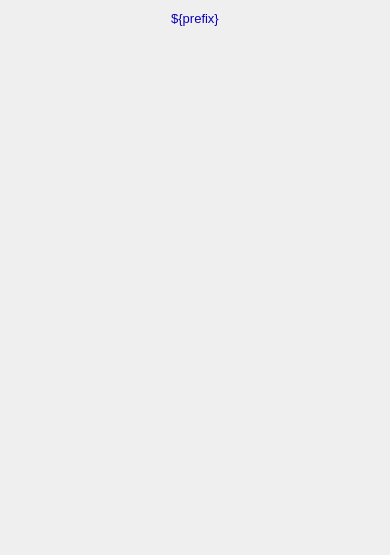
<?xml version="1.0" ?>
<ui version="4.0">
  <class>Dialog</class>
  <widget class="QWidget" name="screen">
    <property name="geometry">
      <rect>
        <x>159</x>
        <y>196</y>
        <width>390</width>
        <height>555</height>
      </rect>
    </property>
    <property name="styleSheet">
      <string notr="true">QWidget#screen {
  color: rgb(0, 0, 0);
  background-color: rgb(187, 187, 187);
  }</string>
    </property>
    <property name="windowTitle">
      <string>NDStdArrays</string>
    </property>
    <widget class="PyDMDrawingRectangle" name="rectangle">
      <property name="geometry">
        <rect>
          <x>0</x>
          <y>5</y>
          <width>390</width>
          <height>25</height>
        </rect>
      </property>
      <property name="brush" stdset="0">
        <brush brushstyle="SolidPattern">
          <color alpha="255">
            <red>218</red>
            <green>218</green>
            <blue>218</blue>
          </color>
        </brush>
      </property>
      <property name="penStyle" stdset="0">
        <enum>Qt::SolidLine</enum>
      </property>
      <property name="penColor" stdset="0">
        <color>
          <red>218</red>
          <green>218</green>
          <blue>218</blue>
        </color>
      </property>
      <property name="penWidth" stdset="0">
        <double>0</double>
      </property>
      <property name="penCapStyle" stdset="0">
        <enum>Qt::FlatCap</enum>
      </property>
      <property name="toolTip">
        <string>rectangle</string>
      </property>
    </widget>
    <widget class="QLabel" name="text">
      <property name="geometry">
        <rect>
          <x>87</x>
          <y>6</y>
          <width>216</width>
          <height>25</height>
        </rect>
      </property>
      <property name="text">
        <string>${prefix}</string>
      </property>
      <property name="font" stdset="0">
        <font>
          <pointsize>10</pointsize>
        </font>
      </property>
      <property name="brush" stdset="0">
        <brush brushstyle="SolidPattern">
          <color alpha="255">
            <red>10</red>
            <green>0</green>
            <blue>184</blue>
          </color>
        </brush>
      </property>
      <property name="toolTip">
        <string>text</string>
      </property>
      <property name="alignment">
        <set>Qt::AlignCenter</set>
      </property>
      <property name="styleSheet">
        <string notr="true">QLabel#text {
  color: rgb(10, 0, 184);
  }</string>
      </property>
    </widget>
    <widget class="PyDMEmbeddedDisplay" name="composite">
      <property name="geometry">
        <rect>
          <x>5</x>
          <y>40</y>
          <width>380</width>
          <height>505</height>
        </rect>
      </property>
      <property name="toolTip">
        <string>composite</string>
      </property>
      <property name="filename" stdset="0">
        <string>PluginBase_V20.ui</string>
      </property>
    </widget>
  </widget>
  <customwidgets>
    <customwidget>
      <class>PyDMDrawingRectangle</class>
      <extends>QWidget</extends>
      <header>pydm.widgets.drawing</header>
    </customwidget>
    <customwidget>
      <class>PyDMLabel</class>
      <extends>QLabel</extends>
      <header>pydm.widgets.label</header>
    </customwidget>
    <customwidget>
      <class>PyDMEmbeddedDisplay</class>
      <extends>QFrame</extends>
      <header>pydm.widgets.embedded_display</header>
    </customwidget>
  </customwidgets>
</ui>
